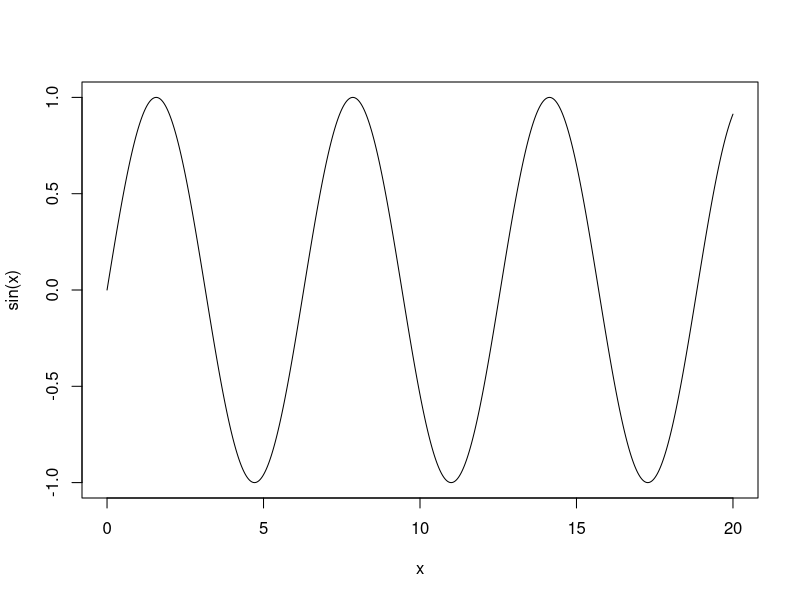
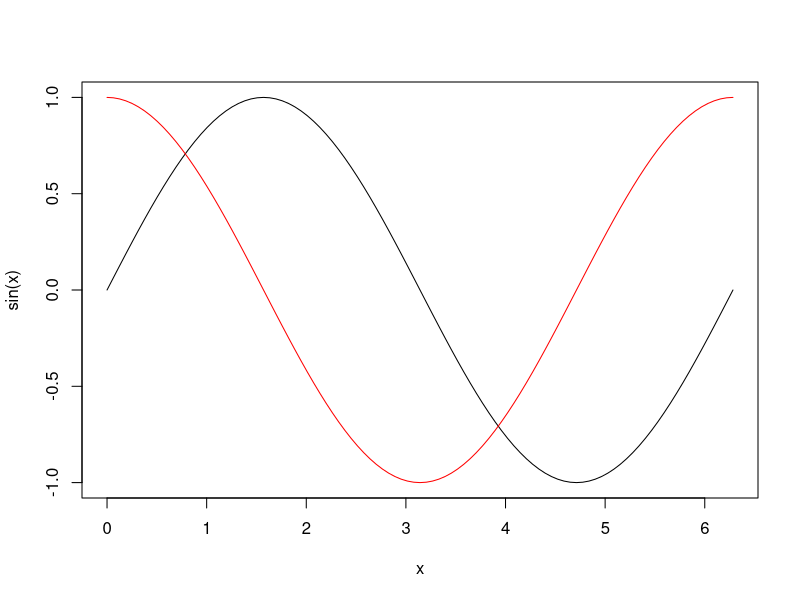
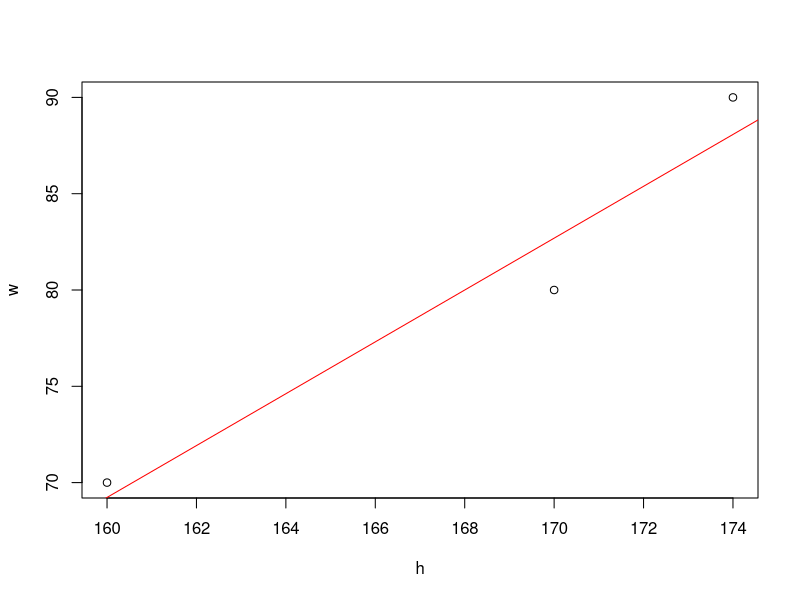
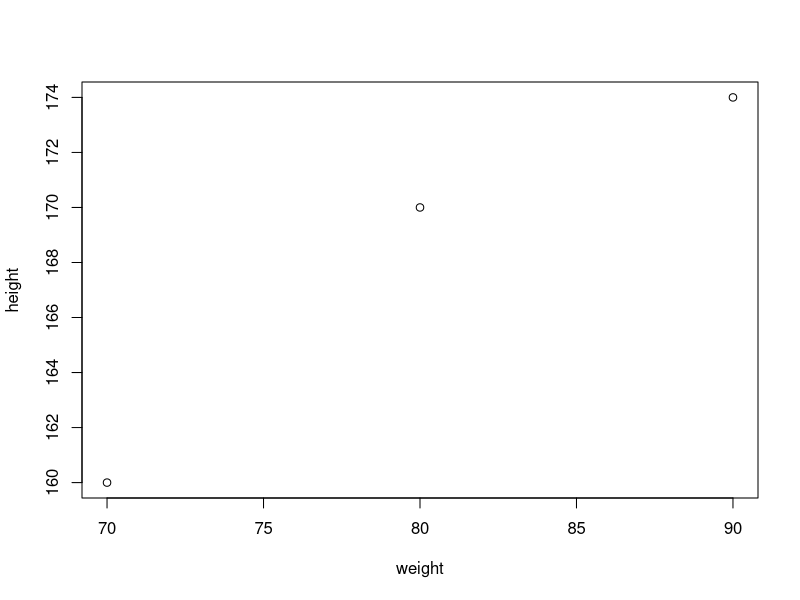

Recreate these plots in R, in order.
x <- seq(from = 0, to = 20, by = 0.01)
plot(x, sin(x), type = "l")


curve(sin, from = 0, to = pi * 2)
curve(cos, from = 0, to = pi * 2, add = TRUE, col = 'red')

# TODO Brownian motion / random walk
x <- 0
## TODO 100 iterations
for (i in 1:100) {
  if (runif(1) < 0.5) {
  x <- x + 1
  } else {
    x <- x-1
  }
}
x

## vectorize
set.seed(42)
cumsum(round(runif(100)) * 2 -1)
?set.seed

h <- c(174, 170, 160)
w <- c(90, 80, 70)

min(w)
max(w)
range(w)
diff(range(w))
mean(w)
median(w)
sum(w)
summary(w)

str(summary(w))

cor(w, h)
lm(w ~ h)
?lm

## let's see predicted w for someone 165cm
-146.154 + 165 * 1.346
## we predicted that a 165 cm tall person will likely to have 76 kg

# putting this into a variable
fit <- lm(w ~ h)
str(fit)
summary(fit)
# summary is a better function cause it works like stargazer

predict(fit, newdata = list(h = 165))
## it will do the calculation for us what we typed it manually

predict(fit, newdata = list(h = 52))

# Plotting our model
# abline is adding a straight line to the plot
plot(h, w)
abline(fit, col = "red")


# Let's create out first Dataframe
# weight = w is column name = column values
df <- data.frame(weight = w, height = h)
df
str(df)
# we use $ to refer to the column of the data frames
df$weight

# accessing the first element of the column
# in R, we don't use [0] but [1] as referring to the first element
df$weight[1]

# [row, column]
df[1,1]
df [2, 1]

nrow(df)
ncol(df)
dim(df)

plot(df)
cor(df)

## compute BMI: weight/height^2 in meters
df$bmi <- df$weight / (df$height/100)^2
df

